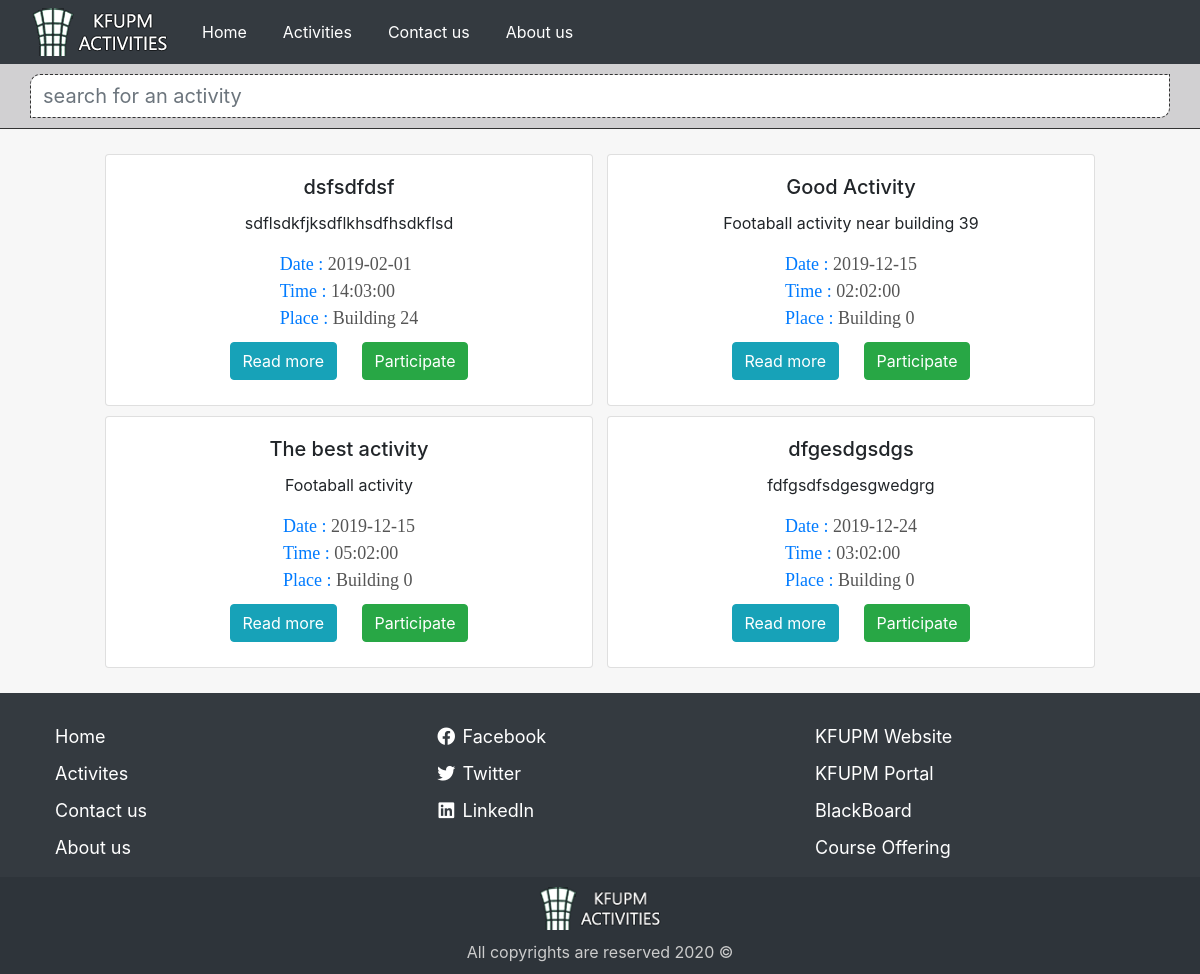
Page /activities.php on the committed database.
### tables this page shows
CREATE TABLE `activities` (
  `id` int(11) NOT NULL,
  `title` varchar(200) NOT NULL,
  `description` text NOT NULL,
  `date` date NOT NULL,
  `time` time NOT NULL,
  `place` varchar(150) NOT NULL,
  `place_desc` varchar(200) NOT NULL,
  `type` int(11) NOT NULL,
  `rating` int(11) NOT NULL,
  `user_id` int(11) NOT NULL,
  `status` int(11) NOT NULL,
  `creation_date` date NOT NULL
);

### activities.php (the view, shortened to what this page needs)
<?php
include_once "page/header.php";
include_once "config.php";
?>
<div class="filterBar">
    <form class="form-group" method="post"><input type="text" class="form-control" placeholder="search for an activity" id="searchBox"></form>
</div>
<div id="activities" >
    <?php
    $sql = "SELECT * FROM activities";
    $query = mysqli_query($connect, $sql);
    while($row = mysqli_fetch_array($query)){
    ?>
    <div id="activityCard<?php echo $row['id'];?>" class="activityCard card col-md-5">
        <div class="card-body">
            <h5 class="card-title" id="<?php echo $row['id'];?>"><?php echo $row['title'];?></h5>
            <p class="card-text"><?php echo $row['description'];?></p>
            <div class="accessDetails">
                <ul>
                    <span>
                        <li>Date : <span class="value"><?php echo $row['date'];?></span></li>
                        <li>Time : <span class="value"><?php echo $row['time'];?></span></li>
                        <li>Place : <span class="value"><?php $place=strlen($row['place'])>=5?$row['place']:"Building ".$row['place']; echo $place;?></span></li>
                    </span>
                </ul>
            </div>
            <a href="activityDetails.php?id=<?php echo $row['id'];?>" class="card-link btn btn-info">Read more</a>
            <a href="manageActivityRequests.html" class="card-link btn btn-success">Participate</a>
        </div>
    </div>
    <?php
    }
    ?>
</div>
</body>
</html>

### css/style.css (style rules this page uses)
body { background: #F7F7F7; }
footer { bottom: 0; min-height: 150px; width: 100%; padding-top: 20px; text-align: center; }
footer a { text-decoration: none; color: white; }
footer ul { text-align: left; }
footer ul li { font-size: 18px; margin: 10px; }
footer #logo { width: 150px; margin: auto; display: block; vertical-align: top; margin-bottom: 10px; }
.activityCard ul { list-style-type: none; }
.activityCard ul li { font-weight: 500; font-size: 18px; font-family: tahoma; margin: 0px 5px 0px 5px; color: #007bff; }
.activityCard .btn { margin-bottom: 5px; }
#activities { margin-top: 20px; margin-bottom: 20px; padding: 0px 15px; text-align: center; }
#activities .activityCard { display: inline-block; margin: 5px 5px 5px 5px; vertical-align: top; }
.filterBar { padding: 10px 30px 10px 30px; background: #d1d0d2; border-bottom: 1px solid #333; font-size: 20px; }
.filterBar input { font-size: 20px; border: 1px dashed #333; border-radius: 10px 0px 10px 0px; vertical-align: center; }
.filterBar form { margin: 0; }
.accessDetails { margin-bottom: 10px; }
.accessDetails .value { color: #555; }
.accessDetails ul { display: inline-block; margin: auto; padding: 0px; }
.accessDetails ul span { text-align: left; }
.footer-bar { background-color: #2e343a; padding: 10px; }

### rows in the picture
activities: title "dsfsdfdsf", description "sdflsdkfjksdflkhsdfhsdkflsd", date "2019-02-01", time "14:03:00", place "Building 24"
activities: title "Good Activity", description "Footaball activity near building 39", date "2019-12-15", time "02:02:00", place "Building 0"
activities: title "The best activity", description "Footaball activity", date "2019-12-15", time "05:02:00", place "Building 0"
activities: title "dfgesdgsdgs", description "fdfgsdfsdgesgwedgrg", date "2019-12-24", time "03:02:00", place "Building 0"
